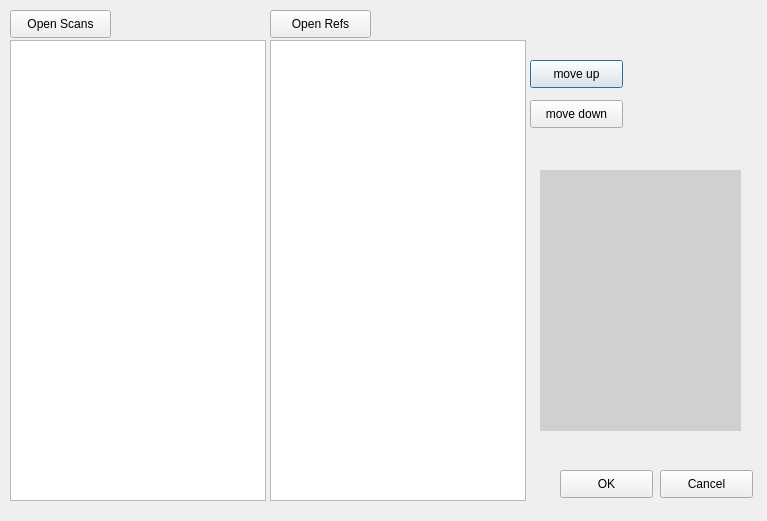
<?xml version="1.0" encoding="UTF-8"?>
<ui version="4.0">
 <class>Dialog</class>
 <widget class="QDialog" name="Dialog">
  <property name="geometry">
   <rect>
    <x>0</x>
    <y>0</y>
    <width>767</width>
    <height>521</height>
   </rect>
  </property>
  <property name="windowTitle">
   <string>Dialog</string>
  </property>
  <widget class="QListWidget" name="list_scans">
   <property name="geometry">
    <rect>
     <x>10</x>
     <y>40</y>
     <width>256</width>
     <height>461</height>
    </rect>
   </property>
   <property name="layoutDirection">
    <enum>Qt::RightToLeft</enum>
   </property>
   <property name="horizontalScrollBarPolicy">
    <enum>Qt::ScrollBarAlwaysOff</enum>
   </property>
   <property name="selectionBehavior">
    <enum>QAbstractItemView::SelectItems</enum>
   </property>
   <property name="textElideMode">
    <enum>Qt::ElideMiddle</enum>
   </property>
  </widget>
  <widget class="QListWidget" name="list_refs">
   <property name="geometry">
    <rect>
     <x>270</x>
     <y>40</y>
     <width>256</width>
     <height>461</height>
    </rect>
   </property>
   <property name="layoutDirection">
    <enum>Qt::RightToLeft</enum>
   </property>
   <property name="horizontalScrollBarPolicy">
    <enum>Qt::ScrollBarAlwaysOff</enum>
   </property>
   <property name="textElideMode">
    <enum>Qt::ElideMiddle</enum>
   </property>
  </widget>
  <widget class="QPushButton" name="btn_up">
   <property name="geometry">
    <rect>
     <x>530</x>
     <y>60</y>
     <width>93</width>
     <height>28</height>
    </rect>
   </property>
   <property name="text">
    <string>move up</string>
   </property>
  </widget>
  <widget class="QPushButton" name="btn_down">
   <property name="geometry">
    <rect>
     <x>530</x>
     <y>100</y>
     <width>93</width>
     <height>28</height>
    </rect>
   </property>
   <property name="text">
    <string>move down</string>
   </property>
  </widget>
  <widget class="QPushButton" name="btn_open_scans">
   <property name="geometry">
    <rect>
     <x>10</x>
     <y>10</y>
     <width>101</width>
     <height>28</height>
    </rect>
   </property>
   <property name="text">
    <string>Open Scans</string>
   </property>
  </widget>
  <widget class="QPushButton" name="btn_open_refs">
   <property name="geometry">
    <rect>
     <x>270</x>
     <y>10</y>
     <width>101</width>
     <height>28</height>
    </rect>
   </property>
   <property name="text">
    <string>Open Refs</string>
   </property>
  </widget>
  <widget class="QLabel" name="label">
   <property name="geometry">
    <rect>
     <x>540</x>
     <y>170</y>
     <width>201</width>
     <height>261</height>
    </rect>
   </property>
   <property name="styleSheet">
    <string notr="true">background-color: rgb(208, 208, 208);</string>
   </property>
   <property name="text">
    <string/>
   </property>
   <property name="alignment">
    <set>Qt::AlignCenter</set>
   </property>
  </widget>
  <widget class="QPushButton" name="btn_ok">
   <property name="geometry">
    <rect>
     <x>560</x>
     <y>470</y>
     <width>93</width>
     <height>28</height>
    </rect>
   </property>
   <property name="text">
    <string>OK</string>
   </property>
  </widget>
  <widget class="QPushButton" name="btn_cancel">
   <property name="geometry">
    <rect>
     <x>660</x>
     <y>470</y>
     <width>93</width>
     <height>28</height>
    </rect>
   </property>
   <property name="text">
    <string>Cancel</string>
   </property>
  </widget>
 </widget>
 <resources/>
 <connections/>
</ui>
